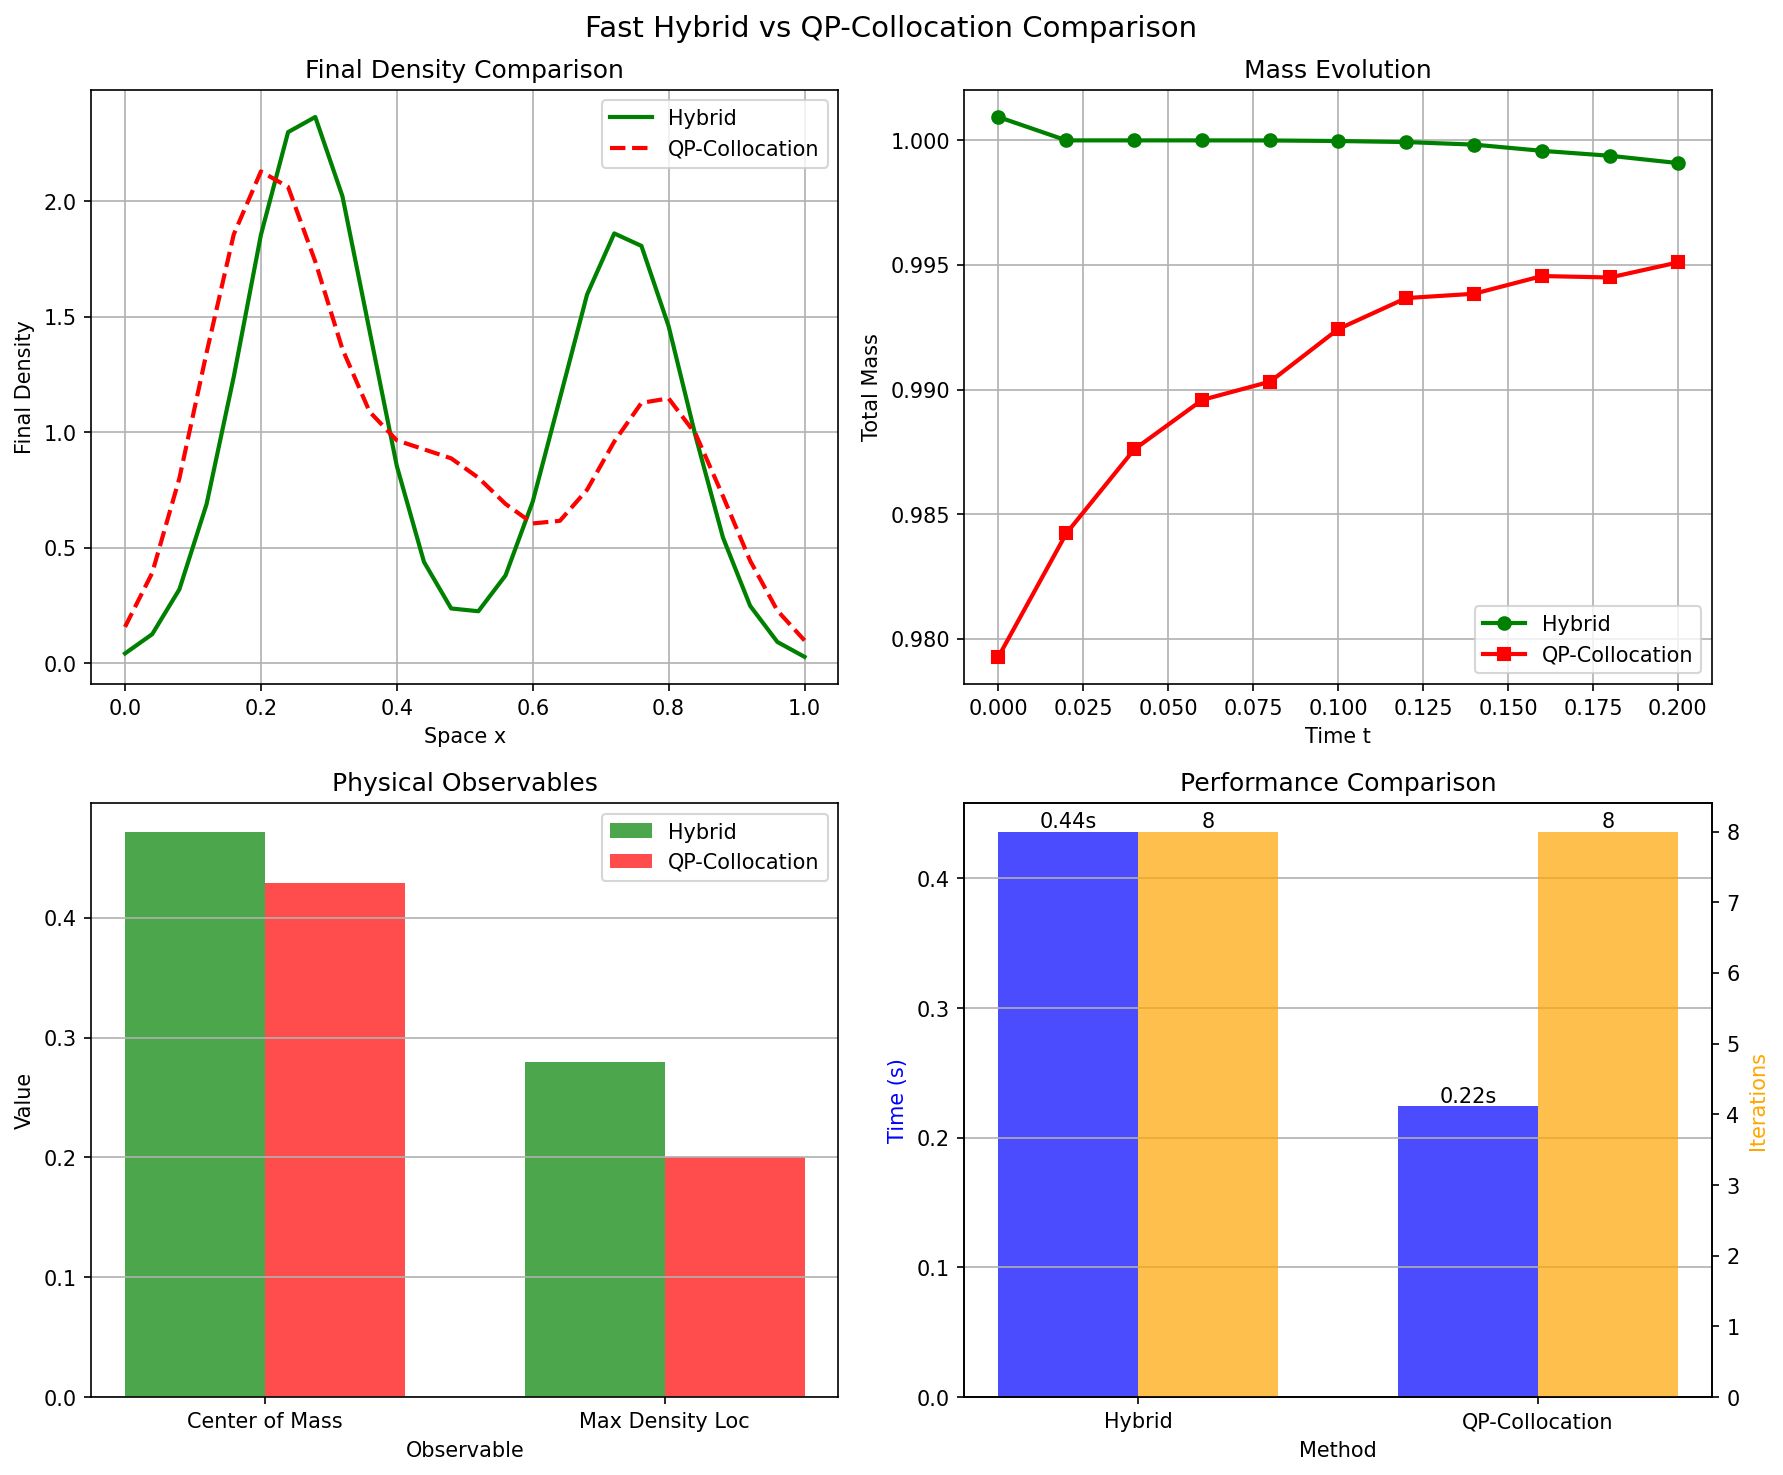

Here is the Python script that generated this plot:
#!/usr/bin/env python3
"""
Fast Hybrid vs QP-Collocation Comparison
Using proven implementations with optimized parameters for quick execution.
"""

import numpy as np
import time
import matplotlib.pyplot as plt

# Import hybrid solver components
from mfg_pde.core.mfg_problem import ExampleMFGProblem
from mfg_pde.alg.hjb_solvers.fdm_hjb import FdmHJBSolver
from mfg_pde.alg.fp_solvers.particle_fp import ParticleFPSolver
from mfg_pde.alg.damped_fixed_point_iterator import FixedPointIterator

# Import QP-collocation solver
from mfg_pde.alg.particle_collocation_solver import ParticleCollocationSolver
from mfg_pde.core.boundaries import BoundaryConditions

def run_fast_comparison():
    """Fast comparison with optimized parameters"""
    print("="*80)
    print("FAST HYBRID vs QP-COLLOCATION COMPARISON")
    print("="*80)
    print("Using proven implementations with optimized parameters for speed")
    
    # Optimized problem parameters for fast execution
    problem_params = {
        "xmin": 0.0,
        "xmax": 1.0,
        "Nx": 25,        # Reduced resolution for speed
        "T": 0.2,        # Shorter time horizon
        "Nt": 10,        # Fewer time steps
        "sigma": 0.2,    # Moderate diffusion
        "coefCT": 0.05,  # Light coupling
    }
    
    print(f"\nOptimized Problem Parameters:")
    for key, value in problem_params.items():
        print(f"  {key}: {value}")
    
    # Create problem
    mfg_problem = ExampleMFGProblem(**problem_params)
    
    print(f"\nProblem setup:")
    print(f"  Domain: [{mfg_problem.xmin}, {mfg_problem.xmax}] × [0, {mfg_problem.T}]")
    print(f"  Grid: Dx = {mfg_problem.Dx:.4f}, Dt = {mfg_problem.Dt:.4f}")
    
    # Optimized shared settings
    shared_settings = {
        "num_particles": 400,          # Reduced for speed
        "max_iterations": 8,           # Fewer iterations
        "convergence_tolerance": 1e-3, # Relaxed tolerance
        "newton_iterations": 5,        # Fewer Newton steps
        "newton_tolerance": 1e-4       # Relaxed Newton tolerance
    }
    
    print(f"\nOptimized Shared Settings:")
    for key, value in shared_settings.items():
        print(f"  {key}: {value}")
    
    no_flux_bc = BoundaryConditions(type="no_flux")
    results = {}
    
    # METHOD 1: HYBRID PARTICLE-FDM
    print(f"\n{'='*60}")
    print("METHOD 1: HYBRID PARTICLE-FDM (Fast Configuration)")
    print(f"{'='*60}")
    
    try:
        start_time = time.time()
        
        print("  Setting up Hybrid solver...")
        
        # HJB solver (FDM)
        hjb_solver_component = FdmHJBSolver(
            mfg_problem, 
            NiterNewton=shared_settings["newton_iterations"], 
            l2errBoundNewton=shared_settings["newton_tolerance"]
        )
        
        # FP solver (Particle)
        fp_solver_component = ParticleFPSolver(
            mfg_problem,
            num_particles=shared_settings["num_particles"],
            kde_bandwidth="scott",
            normalize_kde_output=False,
            boundary_conditions=no_flux_bc,
        )
        
        # Fixed point iterator
        hybrid_iterator = FixedPointIterator(
            mfg_problem,
            hjb_solver=hjb_solver_component,
            fp_solver=fp_solver_component,
            thetaUM=0.7,  # More aggressive damping for speed
        )
        
        print(f"  Solving with {shared_settings['num_particles']} particles...")
        solve_start_time = time.time()
        
        U_hybrid, M_hybrid, iters_hybrid, rel_distu_h, rel_distm_h = hybrid_iterator.solve(
            shared_settings["max_iterations"], 
            shared_settings["convergence_tolerance"]
        )
        
        solve_time = time.time() - solve_start_time
        total_time = time.time() - start_time
        
        if U_hybrid is not None and M_hybrid is not None and iters_hybrid > 0:
            print(f"  ✓ Hybrid completed in {solve_time:.2f}s ({iters_hybrid} iterations)")
            
            # Quick analysis
            mass_evolution = np.sum(M_hybrid * mfg_problem.Dx, axis=1)
            initial_mass = mass_evolution[0]
            final_mass = mass_evolution[-1]
            mass_change = final_mass - initial_mass
            
            center_of_mass = np.sum(mfg_problem.xSpace * M_hybrid[-1, :]) * mfg_problem.Dx
            max_idx = np.argmax(M_hybrid[-1, :])
            max_density_loc = mfg_problem.xSpace[max_idx]
            peak_density = M_hybrid[-1, max_idx]
            
            # Particle violations
            violations = 0
            particles_trajectory = fp_solver_component.M_particles_trajectory
            if particles_trajectory is not None:
                final_particles = particles_trajectory[-1, :]
                violations = np.sum(
                    (final_particles < mfg_problem.xmin - 1e-10) | 
                    (final_particles > mfg_problem.xmax + 1e-10)
                )
            
            results['hybrid'] = {
                'success': True,
                'time': solve_time,
                'iterations': iters_hybrid,
                'mass_initial': initial_mass,
                'mass_final': final_mass,
                'mass_change_percent': (mass_change / initial_mass) * 100,
                'center_of_mass': center_of_mass,
                'max_density_location': max_density_loc,
                'peak_density': peak_density,
                'violations': violations,
                'negative_densities': np.sum(M_hybrid < -1e-10),
                'max_U': np.max(np.abs(U_hybrid)),
                'arrays': {
                    'U': U_hybrid,
                    'M': M_hybrid,
                    'mass_evolution': mass_evolution
                }
            }
            
            print(f"    Mass: {initial_mass:.6f} → {final_mass:.6f} ({(mass_change/initial_mass)*100:+.3f}%)")
            print(f"    Center of mass: {center_of_mass:.4f}")
            print(f"    Max density: {peak_density:.3f} at x = {max_density_loc:.4f}")
            print(f"    Violations: {violations}")
            
        else:
            results['hybrid'] = {'success': False}
            print(f"  ❌ Hybrid failed")
            
    except Exception as e:
        results['hybrid'] = {'success': False, 'error': str(e)}
        print(f"  ❌ Hybrid crashed: {e}")
    
    # METHOD 2: QP PARTICLE-COLLOCATION
    print(f"\n{'='*60}")
    print("METHOD 2: QP PARTICLE-COLLOCATION (Fast Configuration)")
    print(f"{'='*60}")
    
    try:
        start_time = time.time()
        
        print("  Setting up QP-Collocation solver...")
        
        # Minimal collocation setup
        num_collocation_points = 6  # Reduced for speed
        collocation_points = np.linspace(
            mfg_problem.xmin, mfg_problem.xmax, num_collocation_points
        ).reshape(-1, 1)
        
        boundary_indices = [0, num_collocation_points - 1]
        
        qp_solver = ParticleCollocationSolver(
            problem=mfg_problem,
            collocation_points=collocation_points,
            num_particles=shared_settings["num_particles"],
            delta=0.3,  # Conservative delta
            taylor_order=1,  # First-order for speed
            weight_function="wendland",
            NiterNewton=shared_settings["newton_iterations"],
            l2errBoundNewton=shared_settings["newton_tolerance"],
            kde_bandwidth="scott",
            normalize_kde_output=False,
            boundary_indices=np.array(boundary_indices),
            boundary_conditions=no_flux_bc,
            use_monotone_constraints=True
        )
        
        print(f"  Solving with {shared_settings['num_particles']} particles, {num_collocation_points} collocation points...")
        solve_start_time = time.time()
        
        U_qp, M_qp, solve_info = qp_solver.solve(
            Niter=shared_settings["max_iterations"],
            l2errBound=shared_settings["convergence_tolerance"],
            verbose=False
        )
        
        solve_time = time.time() - solve_start_time
        total_time = time.time() - start_time
        
        if U_qp is not None and M_qp is not None:
            iterations = solve_info.get("iterations", 0)
            converged = solve_info.get("converged", False)
            
            print(f"  ✓ QP completed in {solve_time:.2f}s ({iterations} iterations)")
            print(f"    Converged: {converged}")
            
            # Quick analysis
            mass_evolution = np.sum(M_qp * mfg_problem.Dx, axis=1)
            initial_mass = mass_evolution[0]
            final_mass = mass_evolution[-1]
            mass_change = final_mass - initial_mass
            
            center_of_mass = np.sum(mfg_problem.xSpace * M_qp[-1, :]) * mfg_problem.Dx
            max_idx = np.argmax(M_qp[-1, :])
            max_density_loc = mfg_problem.xSpace[max_idx]
            peak_density = M_qp[-1, max_idx]
            
            # Particle violations
            violations = 0
            particles_trajectory = qp_solver.fp_solver.M_particles_trajectory
            if particles_trajectory is not None:
                final_particles = particles_trajectory[-1, :]
                violations = np.sum(
                    (final_particles < mfg_problem.xmin - 1e-10) | 
                    (final_particles > mfg_problem.xmax + 1e-10)
                )
            
            results['qp'] = {
                'success': True,
                'time': solve_time,
                'iterations': iterations,
                'converged': converged,
                'mass_initial': initial_mass,
                'mass_final': final_mass,
                'mass_change_percent': (mass_change / initial_mass) * 100,
                'center_of_mass': center_of_mass,
                'max_density_location': max_density_loc,
                'peak_density': peak_density,
                'violations': violations,
                'negative_densities': np.sum(M_qp < -1e-10),
                'max_U': np.max(np.abs(U_qp)),
                'arrays': {
                    'U': U_qp,
                    'M': M_qp,
                    'mass_evolution': mass_evolution
                }
            }
            
            print(f"    Mass: {initial_mass:.6f} → {final_mass:.6f} ({(mass_change/initial_mass)*100:+.3f}%)")
            print(f"    Center of mass: {center_of_mass:.4f}")
            print(f"    Max density: {peak_density:.3f} at x = {max_density_loc:.4f}")
            print(f"    Violations: {violations}")
            
        else:
            results['qp'] = {'success': False}
            print(f"  ❌ QP failed")
            
    except Exception as e:
        results['qp'] = {'success': False, 'error': str(e)}
        print(f"  ❌ QP crashed: {e}")
    
    # ANALYSIS
    print(f"\n{'='*80}")
    print("FAST COMPARISON ANALYSIS")
    print(f"{'='*80}")
    
    analyze_fast_results(results, mfg_problem)
    create_fast_plots(results, mfg_problem)
    
    return results

def analyze_fast_results(results, problem):
    """Analyze the fast comparison results"""
    successful_methods = [method for method in ['hybrid', 'qp'] 
                         if results.get(method, {}).get('success', False)]
    
    print(f"Successful methods: {len(successful_methods)}/2")
    
    if len(successful_methods) != 2:
        print("Cannot perform full comparison")
        for method in ['hybrid', 'qp']:
            if method not in successful_methods:
                error = results.get(method, {}).get('error', 'Failed')
                print(f"  Failed: {method} - {error}")
        return
    
    hybrid = results['hybrid']
    qp = results['qp']
    
    # Quick comparison table
    print(f"\n{'Metric':<25} {'Hybrid':<15} {'QP-Collocation':<15} {'Difference':<15}")
    print(f"{'-'*25} {'-'*15} {'-'*15} {'-'*15}")
    
    metrics = [
        ('Final Mass', 'mass_final', '.6f'),
        ('Mass Change %', 'mass_change_percent', '+.2f'),
        ('Center of Mass', 'center_of_mass', '.4f'),
        ('Max Density Loc', 'max_density_location', '.4f'),
        ('Peak Density', 'peak_density', '.3f'),
        ('Solve Time (s)', 'time', '.2f'),
        ('Iterations', 'iterations', 'd'),
        ('Violations', 'violations', 'd')
    ]
    
    for metric_name, key, fmt in metrics:
        hybrid_val = hybrid[key]
        qp_val = qp[key]
        
        if fmt == 'd':
            diff_str = str(abs(qp_val - hybrid_val))
            hybrid_str = str(hybrid_val)
            qp_str = str(qp_val)
        else:
            if '+' in fmt:
                hybrid_str = f"{hybrid_val:{fmt}}%"
                qp_str = f"{qp_val:{fmt}}%"
                diff_str = f"{abs(qp_val - hybrid_val):.2f}pp"
            else:
                hybrid_str = f"{hybrid_val:{fmt}}"
                qp_str = f"{qp_val:{fmt}}"
                if 'time' in key:
                    diff_str = f"{abs(qp_val - hybrid_val):.2f}s"
                else:
                    diff_str = f"{abs(qp_val - hybrid_val):.4f}"
        
        print(f"{metric_name:<25} {hybrid_str:<15} {qp_str:<15} {diff_str:<15}")
    
    # Key differences analysis
    print(f"\n--- KEY DIFFERENCES ANALYSIS ---")
    
    mass_diff = abs(qp['mass_change_percent'] - hybrid['mass_change_percent'])
    com_diff = abs(qp['center_of_mass'] - hybrid['center_of_mass'])
    peak_loc_diff = abs(qp['max_density_location'] - hybrid['max_density_location'])
    
    print(f"Mass change difference: {mass_diff:.2f} percentage points")
    print(f"Center of mass difference: {com_diff:.4f}")
    print(f"Peak location difference: {peak_loc_diff:.4f}")
    
    # Assessment
    print(f"\n--- ASSESSMENT ---")
    
    # Mass conservation
    both_reasonable_mass = (abs(hybrid['mass_change_percent']) < 10 and 
                           abs(qp['mass_change_percent']) < 10)
    if both_reasonable_mass:
        print("✅ Both methods show reasonable mass behavior")
    else:
        print("⚠️  Mass conservation issues detected")
    
    # Solution quality
    both_clean = (hybrid['violations'] == 0 and qp['violations'] == 0 and
                 hybrid['negative_densities'] == 0 and qp['negative_densities'] == 0)
    if both_clean:
        print("✅ Both methods produce clean solutions")
    else:
        print("⚠️  Some numerical quality issues")
    
    # Convergence agreement
    if com_diff < 0.1 and peak_loc_diff < 0.1:
        print("✅ Good agreement on physical observables")
    elif com_diff < 0.2 and peak_loc_diff < 0.2:
        print("⚠️  Moderate agreement on physical observables")
    else:
        print("❌ Poor agreement on physical observables")
    
    # Performance
    faster_method = "Hybrid" if hybrid['time'] < qp['time'] else "QP-Collocation"
    time_ratio = max(hybrid['time'], qp['time']) / min(hybrid['time'], qp['time'])
    print(f"Faster method: {faster_method} ({time_ratio:.1f}x speedup)")

def create_fast_plots(results, problem):
    """Create fast comparison plots"""
    if not (results.get('hybrid', {}).get('success') and results.get('qp', {}).get('success')):
        print("Cannot create plots - insufficient results")
        return
    
    fig, axes = plt.subplots(2, 2, figsize=(12, 10))
    fig.suptitle('Fast Hybrid vs QP-Collocation Comparison', fontsize=14)
    
    hybrid = results['hybrid']
    qp = results['qp']
    
    # 1. Final density comparison
    ax1 = axes[0, 0]
    ax1.plot(problem.xSpace, hybrid['arrays']['M'][-1, :], 
             'g-', linewidth=2, label='Hybrid')
    ax1.plot(problem.xSpace, qp['arrays']['M'][-1, :], 
             'r--', linewidth=2, label='QP-Collocation')
    ax1.set_xlabel('Space x')
    ax1.set_ylabel('Final Density')
    ax1.set_title('Final Density Comparison')
    ax1.grid(True)
    ax1.legend()
    
    # 2. Mass evolution
    ax2 = axes[0, 1]
    ax2.plot(problem.tSpace, hybrid['arrays']['mass_evolution'], 
             'g-o', linewidth=2, label='Hybrid')
    ax2.plot(problem.tSpace, qp['arrays']['mass_evolution'], 
             'r-s', linewidth=2, label='QP-Collocation')
    ax2.set_xlabel('Time t')
    ax2.set_ylabel('Total Mass')
    ax2.set_title('Mass Evolution')
    ax2.grid(True)
    ax2.legend()
    
    # 3. Key metrics comparison
    ax3 = axes[1, 0]
    metrics = ['Center of Mass', 'Max Density Loc']
    hybrid_vals = [hybrid['center_of_mass'], hybrid['max_density_location']]
    qp_vals = [qp['center_of_mass'], qp['max_density_location']]
    
    x_pos = np.arange(len(metrics))
    width = 0.35
    
    ax3.bar(x_pos - width/2, hybrid_vals, width, label='Hybrid', color='green', alpha=0.7)
    ax3.bar(x_pos + width/2, qp_vals, width, label='QP-Collocation', color='red', alpha=0.7)
    
    ax3.set_xlabel('Observable')
    ax3.set_ylabel('Value')
    ax3.set_title('Physical Observables')
    ax3.set_xticks(x_pos)
    ax3.set_xticklabels(metrics)
    ax3.legend()
    ax3.grid(True, axis='y')
    
    # 4. Performance comparison
    ax4 = axes[1, 1]
    methods = ['Hybrid', 'QP-Collocation']
    times = [hybrid['time'], qp['time']]
    iterations = [hybrid['iterations'], qp['iterations']]
    
    x_pos = np.arange(len(methods))
    width = 0.35
    
    bars1 = ax4.bar(x_pos - width/2, times, width, label='Time (s)', color='blue', alpha=0.7)
    ax4_twin = ax4.twinx()
    bars2 = ax4_twin.bar(x_pos + width/2, iterations, width, label='Iterations', color='orange', alpha=0.7)
    
    ax4.set_xlabel('Method')
    ax4.set_ylabel('Time (s)', color='blue')
    ax4_twin.set_ylabel('Iterations', color='orange')
    ax4.set_title('Performance Comparison')
    ax4.set_xticks(x_pos)
    ax4.set_xticklabels(methods)
    ax4.grid(True, axis='y')
    
    # Add value labels
    for bar, value in zip(bars1, times):
        ax4.text(bar.get_x() + bar.get_width()/2., bar.get_height(),
                f'{value:.2f}s', ha='center', va='bottom')
    for bar, value in zip(bars2, iterations):
        ax4_twin.text(bar.get_x() + bar.get_width()/2., bar.get_height(),
                     f'{value}', ha='center', va='bottom')
    
    plt.tight_layout()
    plt.savefig('/Users/zvezda/Library/CloudStorage/OneDrive-Personal/code/MFG_PDE/fast_hybrid_vs_qp_comparison.png', 
                dpi=150, bbox_inches='tight')
    plt.show()

if __name__ == "__main__":
    print("Starting Fast Hybrid vs QP-Collocation comparison...")
    print("Optimized parameters for quick execution and reliable results")
    print("Expected execution time: < 1 minute")
    
    try:
        results = run_fast_comparison()
        print("\n" + "="*80)
        print("FAST COMPARISON COMPLETED")
        print("="*80)
        
    except KeyboardInterrupt:
        print("\nComparison interrupted by user.")
    except Exception as e:
        print(f"\nComparison failed: {e}")
        import traceback
        traceback.print_exc()